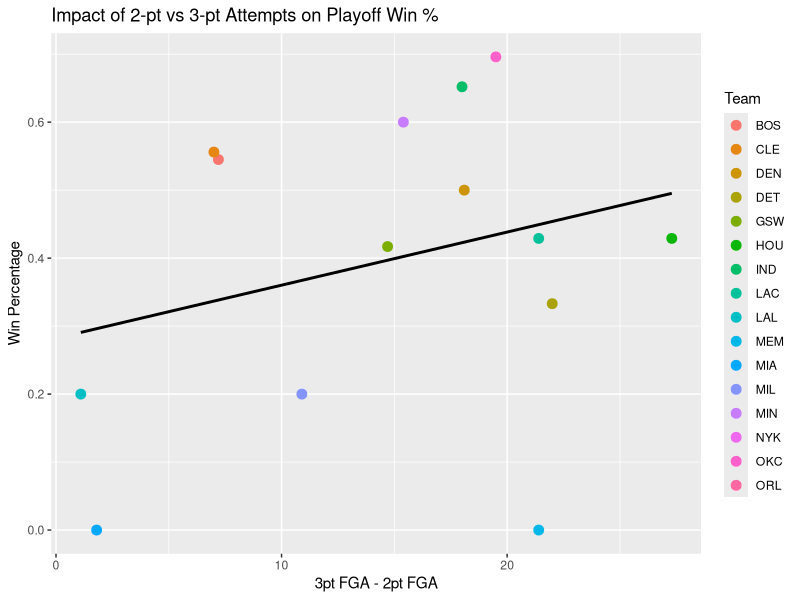

This figure's R source:
## ---- chunk 1
knitr::opts_chunk$set(echo = TRUE)
## ---- chunk 2
library(tidyverse)
library(dplyr)
## ---- chunk 3
nba_24_25_playoff_shooting_data <- read_csv("./nba_24-25_playoff_shooting_by_zone.csv")
nba_24_25_playoff_shooting_data
## ---- chunk 4
nba_24_25_playoff_team_data <- read_csv("./nba_24-25_playoff_team_statistics.csv")
nba_24_25_playoff_team_data
## ---- chunk 5
nba_24_25_playoff_shooting_data <- nba_24_25_playoff_shooting_data %>%
  mutate(across(
    c(`Restricted Area FGM`, `Restricted Area FGA`,
      `In The Paint (Non-RA) FGM`, `In The Paint (Non-RA) FGA`,
      `Mid-Range FGM`, `Mid-Range FGA`,
      `Corner 3 FGM`, `Corner 3 FGA`,
      `Above the Break 3. FGM`, `Above the Break 3. FGA`),
    ~ as.numeric(.)
  )) %>%
  mutate(
    `3 FGM` = `Corner 3 FGM` + `Above the Break 3. FGM`,
    `3 FGA` = `Corner 3 FGA` + `Above the Break 3. FGA`,
    `3 FG%` = ifelse(`3 FGA` == 0, 0, (`3 FGM` / `3 FGA`) * 100),
    `2 FGM` = `Restricted Area FGM` + `In The Paint (Non-RA) FGM` + `Mid-Range FGM`,
    `2 FGA` = `Restricted Area FGA` + `In The Paint (Non-RA) FGA` + `Mid-Range FGA`,
    `2 FG%` = ifelse(`2 FGA` == 0, 0, (`2 FGM` / `2 FGA`) * 100)
  )

## ---- chunk 6

## ---- chunk 7
nba_summary <- nba_24_25_playoff_shooting_data %>%
  group_by(Team) %>%
  summarise(
    total_3FGA = sum(`3 FGA`),
    total_2FGA = sum(`2 FGA`)
  ) %>%
  full_join(
    nba_24_25_playoff_team_data %>% select(Team, `WIN%`),
    by = "Team"
  )

nba_summary %>%
  mutate(`3_2_pointDifference` = total_2FGA - total_3FGA) %>%
  ggplot(aes(x = `3_2_pointDifference`, y = `WIN%`, color = Team)) +
  geom_smooth(aes(group = 1), method = "lm", color = "black", se = FALSE) +
  geom_point(size = 3) +
  labs(
    x = "3pt FGA - 2pt FGA",
    y = "Win Percentage",
    title = "Impact of 2-pt vs 3-pt Attempts on Playoff Win %"
  )


